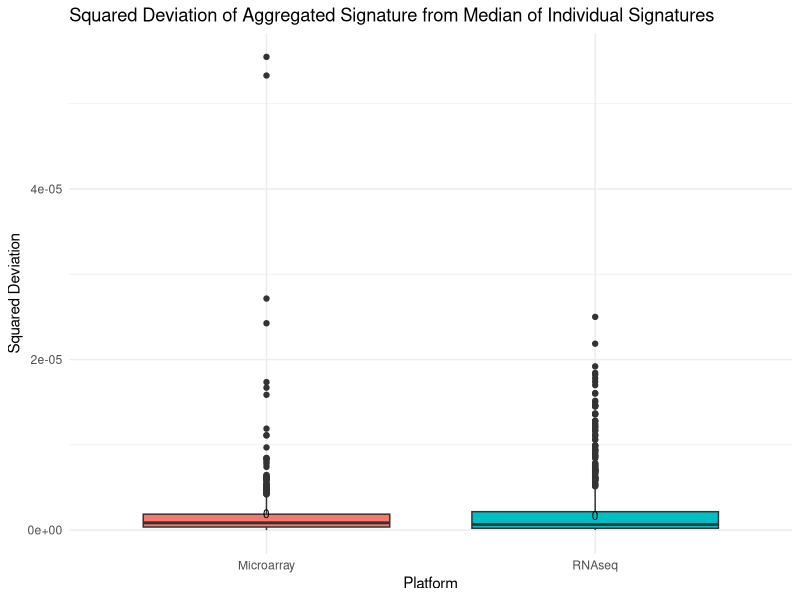

Here is the R script that generated this plot:
## ---- chunk 1
library(tidyverse)
library(here)

df <- readr::read_tsv(here("figures/marray_rnaseq_up_pathways.tsv"))

# define microarray and RNAseq individual signature columns
microarray_cols <- colnames(df)[2:7]
rnaseq_cols <- setdiff(colnames(df)[2:(ncol(df) - 2)], microarray_cols)

# compute median of individual signatures for each platform
median_micro <- df %>%
  select(all_of(microarray_cols)) %>%
  apply(1, median, na.rm = TRUE)

median_rna <- df %>%
  select(all_of(rnaseq_cols)) %>%
  apply(1, median, na.rm = TRUE)

# compute squared deviation from the median
sq_dev_micro <- (df$aggregated_microarray - median_micro)^2 / length(microarray_cols)
sq_dev_rna <- (df$aggregated_RNAseq - median_rna)^2 / length(rnaseq_cols)

# combine into tidy data frame
plot_df <- tibble(
  Pathway = df$Description,
  Microarray = sq_dev_micro,
  RNAseq = sq_dev_rna
) %>%
  pivot_longer(cols = c(Microarray, RNAseq), names_to = "Platform", values_to = "SquaredDeviation")

# boxplot
# compute medians manually
med_labels <- plot_df %>%
  group_by(Platform) %>%
  summarise(SquaredDeviation = median(SquaredDeviation, na.rm = TRUE))

# plot with median labels
ggplot(plot_df, aes(x = Platform, y = SquaredDeviation, fill = Platform)) +
  geom_boxplot() +
  geom_text(data = med_labels,
            aes(x = Platform, y = SquaredDeviation, label = round(SquaredDeviation, 4)),
            vjust = -0.5,
            size = 3,
            color = "black",
            inherit.aes = FALSE) +
  labs(
    title = "Squared Deviation of Aggregated Signature from Median of Individual Signatures",
    y = "Squared Deviation",
    x = "Platform"
  ) +
  theme_minimal() +
  theme(legend.position = "none") +
  coord_cartesian(clip = "off")  # allow text outside panel bounds
